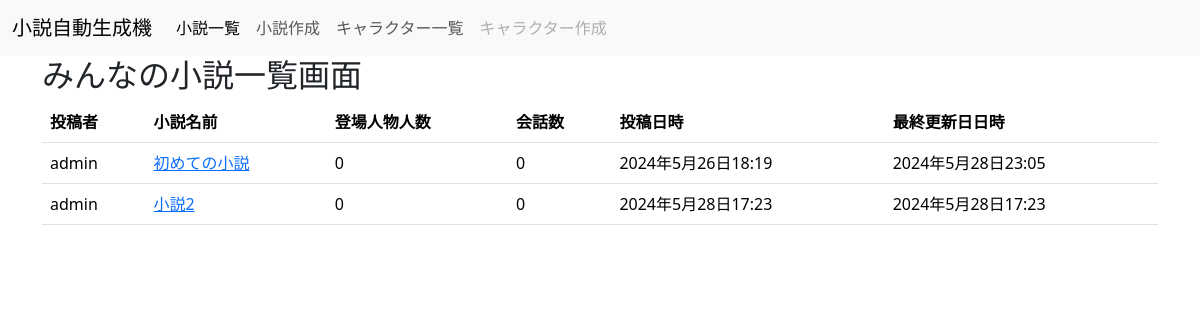
Before: /text_app/novels/ with the older database file.
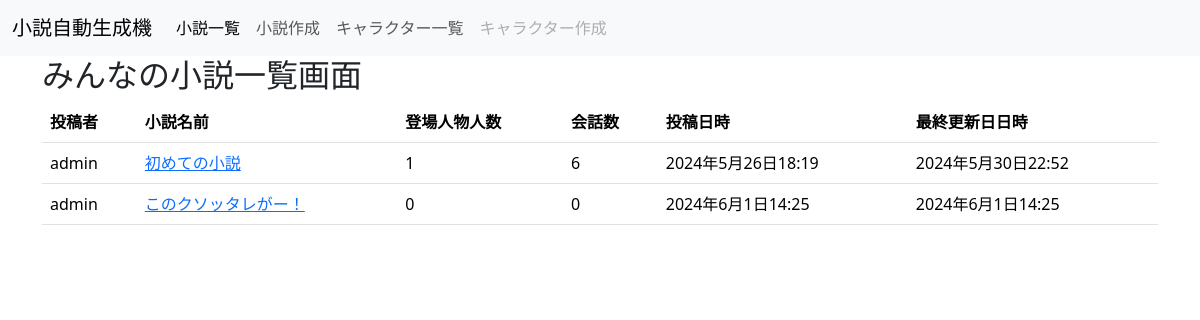
After: the same page with the newer database file.
### text_app/models.py (models this page shows, shortened)
class Novel(models.Model):
    title = models.CharField(verbose_name="タイトル", max_length=50, null=False, blank=False)
    created_by = models.ForeignKey(CustomUser, verbose_name="作成者", on_delete=models.CASCADE, null=False, blank=False)
    is_public = models.BooleanField(verbose_name='公開・非公開', default=True)
    created_at = models.DateTimeField(verbose_name='作成日時', auto_now_add=True)
    updated_at = models.DateTimeField(verbose_name='更新日時', auto_now=True)
    class Meta():
        verbose_name_plural = "小説"
        db_table = 'novel'

### accounts/models.py (models this page shows, shortened)
class CustomUser(AbstractUser):
    email = models.EmailField(verbose_name='メールアドレス', max_length=50, unique=True, null=False, blank=False)
    created_at = models.DateTimeField(verbose_name='作成日時', auto_now_add=True)
    updated_at = models.DateTimeField(verbose_name='更新日時', auto_now=True)
    class Meta():
        verbose_name_plural = 'ユーザー'
        db_table = 'user'

### text_app/views.py (the view)
# urls.py: path('novels/', views.NovelIndexView.as_view(), name='index_novel'),
class NovelIndexView(View):
    template_name = 'novel/index.html'
    def get(self, request, *args, **kwargs):
        novels = Novel.objects.annotate(
            characters_count = Count('sentence__speaker', distinct=True),
            sentences_count = Count('sentence', distinct=True),
        )
        return render(request, self.template_name,{
            "novels": novels,
        })

### templates/novel/index.html (shortened to what this page needs)
{% extends "base.html" %}
{% block contents %}
<div class="container">
    <div class="row">
        <h2>みんなの小説一覧画面</h2>
    </div>
    <table class="table table-hover">
        <thead>
            <tr>
                <th>投稿者</th>
                <th>小説名前</th>
                <th>登場人物人数</th>
                <th>会話数</th>
                <th>投稿日時</th>
                <th>最終更新日日時</th>
            </tr>
        </thead>
        <tbody>
            {% for novel in novels %}
                <tr>
                    <td>{{ novel.created_by.username }}</td>
                    <td><a href="{% url 'text_app:detail_novel' pk=novel.pk %}">{{ novel.title }}</a></td>
                    <td>{{ novel.characters_count }}</td>
                    <td>{{ novel.sentences_count }}</td>
                    <td>{{ novel.created_at }}</td>
                    <td>{{ novel.updated_at }}</td>
                </tr>
            {% endfor %}
        </tbody>
    </table>
</div>
{% endblock  %}

Changed rows visible on the page:
removed Novel: created_by.username "admin", title "小説2", characters_count "0", sentences_count "0", created_at "2024年5月28日17:23", updated_at "2024年5月28日17:23"
changed Novel "初めての小説": characters_count "0" → "1"; sentences_count "0" → "6"; updated_at "2024年5月28日23:05" → "2024年5月30日22:52"
added Novel: created_by.username "admin", title "このクソッタレがー！", characters_count "0", sentences_count "0", created_at "2024年6月1日14:25", updated_at "2024年6月1日14:25"
